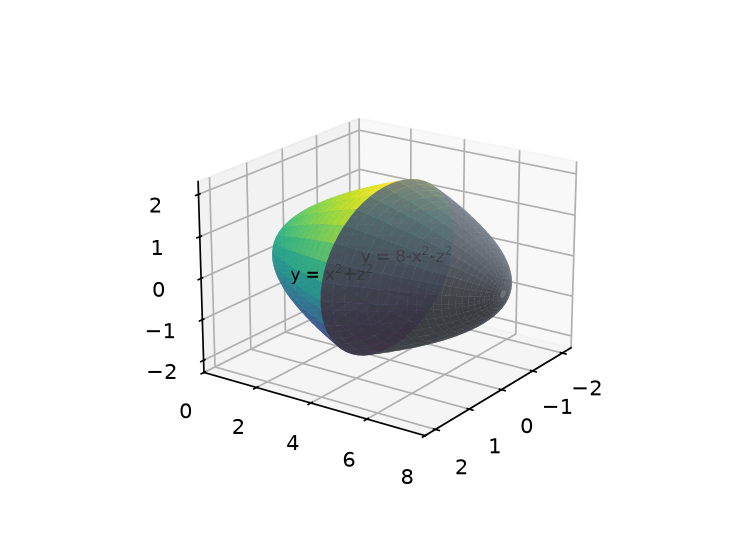

Python code for this plot:
"""Figure 1: the solid between the paraboloids y = x^2 + z^2 and y = 8 - x^2 - z^2."""
import matplotlib
matplotlib.use("Agg")
import matplotlib.pyplot as plt
import numpy as np
from mpl_toolkits.mplot3d import proj3d
fig, ax = plt.subplots(subplot_kw={"projection": "3d"}, figsize=(5, 3.6), dpi=150)
th = np.linspace(0, 2 * np.pi, 60)
rw = np.linspace(0, 2, 25)
T, R = np.meshgrid(th, rw)
X = R * np.cos(T)
Z = R * np.sin(T)
ax.plot_surface(X, X**2 + Z**2, Z, cmap="viridis", alpha=0.85)
ax.plot_surface(X, 8.0 - X**2 - Z**2, Z, color="#9aa4b2", alpha=0.85)
ax.set_xlim(-2.3, 2.3)
ax.set_ylim(0, 8)
ax.set_zlim(-2.3, 2.3)
ax.view_init(elev=20, azim=35)
fig.canvas.draw()
def put(p, s):
    px, py, pz = proj3d.proj_transform(p[0], p[1], p[2], ax.get_proj())
    dx, dy = ax.transData.transform((px, py))
    fx = (dx - ax.bbox.x0) / (ax.bbox.x1 - ax.bbox.x0)
    fy = (dy - ax.bbox.y0) / (ax.bbox.y1 - ax.bbox.y0)
    return ax.text2D(fx, fy, s, transform=ax.transAxes, fontsize=8)
put((1.5, 2.25, 0.0), "y = x$^2$+z$^2$")
put((1.1, 4.3, 0.6), "y = 8-x$^2$-z$^2$")
fig.canvas.draw()
renderer = fig.canvas.get_renderer()
for a in list(ax.texts) + ([ax.get_legend()] if ax.get_legend() else []):
    box = a.get_window_extent(renderer)
    name = a.get_text() if hasattr(a, "get_text") else "legend"
    assert ax.bbox.x0 - 1 <= box.x0 and box.x1 <= ax.bbox.x1 + 1, name
    assert ax.bbox.y0 - 1 <= box.y0 and box.y1 <= ax.bbox.y1 + 1, name
fig.savefig("calculus-15.7.20/solution/part1_figure1.png", dpi=150)
print("figure saved: part1_figure1.png")
